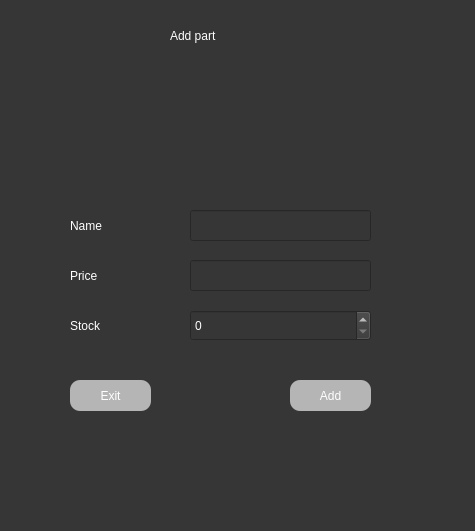
<?xml version="1.0" encoding="UTF-8"?>
<ui version="4.0">
 <class>Dialog</class>
 <widget class="QDialog" name="Dialog">
  <property name="geometry">
   <rect>
    <x>0</x>
    <y>0</y>
    <width>475</width>
    <height>531</height>
   </rect>
  </property>
  <property name="windowTitle">
   <string>Dialog</string>
  </property>
  <property name="styleSheet">
   <string notr="true">background-color: rgb(54, 54, 54);</string>
  </property>
  <widget class="QLabel" name="dateTimeLabel">
   <property name="geometry">
    <rect>
     <x>170</x>
     <y>20</y>
     <width>131</width>
     <height>31</height>
    </rect>
   </property>
   <property name="styleSheet">
    <string notr="true">color: rgb(255, 255, 255); 
font: 16pt &quot;Verdana&quot;;</string>
   </property>
   <property name="text">
    <string>Add part</string>
   </property>
  </widget>
  <widget class="QPushButton" name="exitButton">
   <property name="geometry">
    <rect>
     <x>70</x>
     <y>380</y>
     <width>81</width>
     <height>31</height>
    </rect>
   </property>
   <property name="styleSheet">
    <string notr="true">

QPushButton{
color: rgb(255, 255, 255); 
font: 16pt &quot;Verdana&quot;;
background-color: rgb(181, 181, 181);
border-radius: 10px;
}

QPushButton:hover {
color: rgb(255, 159, 102);
}</string>
   </property>
   <property name="text">
    <string>Exit</string>
   </property>
  </widget>
  <widget class="QLabel" name="label">
   <property name="geometry">
    <rect>
     <x>70</x>
     <y>210</y>
     <width>101</width>
     <height>31</height>
    </rect>
   </property>
   <property name="styleSheet">
    <string notr="true">color: rgb(255, 255, 255); 
font: 16pt &quot;Verdana&quot;;</string>
   </property>
   <property name="text">
    <string>Name</string>
   </property>
  </widget>
  <widget class="QLineEdit" name="dialogPartNameField">
   <property name="geometry">
    <rect>
     <x>190</x>
     <y>210</y>
     <width>181</width>
     <height>31</height>
    </rect>
   </property>
   <property name="styleSheet">
    <string notr="true">color: rgb(255, 255, 255); 
font: 16pt &quot;Verdana&quot;;

</string>
   </property>
   <property name="text">
    <string/>
   </property>
  </widget>
  <widget class="QLineEdit" name="dialogPartPriceField">
   <property name="geometry">
    <rect>
     <x>190</x>
     <y>260</y>
     <width>181</width>
     <height>31</height>
    </rect>
   </property>
   <property name="styleSheet">
    <string notr="true">color: rgb(255, 255, 255); 
font: 16pt &quot;Verdana&quot;;</string>
   </property>
   <property name="text">
    <string/>
   </property>
  </widget>
  <widget class="QLabel" name="label_2">
   <property name="geometry">
    <rect>
     <x>70</x>
     <y>260</y>
     <width>101</width>
     <height>31</height>
    </rect>
   </property>
   <property name="styleSheet">
    <string notr="true">color: rgb(255, 255, 255); 
font: 16pt &quot;Verdana&quot;;</string>
   </property>
   <property name="text">
    <string>Price</string>
   </property>
  </widget>
  <widget class="QPushButton" name="dialogAddPartButton">
   <property name="geometry">
    <rect>
     <x>290</x>
     <y>380</y>
     <width>81</width>
     <height>31</height>
    </rect>
   </property>
   <property name="styleSheet">
    <string notr="true">

QPushButton{
color: rgb(255, 255, 255); 
font: 16pt &quot;Verdana&quot;;
background-color: rgb(181, 181, 181);
border-radius: 10px;
}

QPushButton:hover {
color: rgb(255, 159, 102);
}</string>
   </property>
   <property name="text">
    <string>Add</string>
   </property>
  </widget>
  <widget class="QLabel" name="label_3">
   <property name="geometry">
    <rect>
     <x>70</x>
     <y>310</y>
     <width>101</width>
     <height>31</height>
    </rect>
   </property>
   <property name="styleSheet">
    <string notr="true">color: rgb(255, 255, 255); 
font: 16pt &quot;Verdana&quot;;</string>
   </property>
   <property name="text">
    <string>Stock </string>
   </property>
  </widget>
  <widget class="QSpinBox" name="dialogPartStockField">
   <property name="geometry">
    <rect>
     <x>190</x>
     <y>310</y>
     <width>181</width>
     <height>31</height>
    </rect>
   </property>
   <property name="styleSheet">
    <string notr="true">color: rgb(255, 255, 255); 
font: 16pt &quot;Verdana&quot;;</string>
   </property>
  </widget>
 </widget>
 <resources/>
 <connections/>
</ui>
